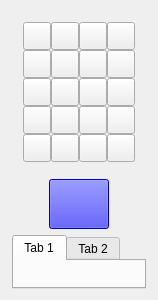
<?xml version="1.0" encoding="UTF-8"?>
<ui version="4.0">
 <class>QTToolsWidget</class>
 <widget class="QWidget" name="QTToolsWidget">
  <property name="geometry">
   <rect>
    <x>0</x>
    <y>0</y>
    <width>152</width>
    <height>300</height>
   </rect>
  </property>
  <property name="windowTitle">
   <string>QTToolsWidget</string>
  </property>
  <layout class="QHBoxLayout" name="horizontalLayout_3">
   <item>
    <layout class="QVBoxLayout" name="verticalLayout_4">
     <property name="sizeConstraint">
      <enum>QLayout::SetNoConstraint</enum>
     </property>
     <property name="leftMargin">
      <number>1</number>
     </property>
     <property name="rightMargin">
      <number>1</number>
     </property>
     <item alignment="Qt::AlignHCenter|Qt::AlignVCenter">
      <widget class="QWidget" name="widget" native="true">
       <layout class="QHBoxLayout" name="horizontalLayout">
        <item>
         <layout class="QGridLayout" name="gridLayout">
          <property name="spacing">
           <number>0</number>
          </property>
          <item row="3" column="0">
           <widget class="QPushButton" name="pushButton_13">
            <property name="minimumSize">
             <size>
              <width>28</width>
              <height>28</height>
             </size>
            </property>
            <property name="maximumSize">
             <size>
              <width>32</width>
              <height>32</height>
             </size>
            </property>
            <property name="text">
             <string/>
            </property>
            <property name="checkable">
             <bool>true</bool>
            </property>
            <property name="autoExclusive">
             <bool>true</bool>
            </property>
            <attribute name="buttonGroup">
             <string notr="true">buttonGroup</string>
            </attribute>
           </widget>
          </item>
          <item row="4" column="1">
           <widget class="QPushButton" name="pushButton_18">
            <property name="minimumSize">
             <size>
              <width>28</width>
              <height>28</height>
             </size>
            </property>
            <property name="maximumSize">
             <size>
              <width>32</width>
              <height>32</height>
             </size>
            </property>
            <property name="text">
             <string/>
            </property>
            <property name="checkable">
             <bool>true</bool>
            </property>
            <property name="autoExclusive">
             <bool>true</bool>
            </property>
            <attribute name="buttonGroup">
             <string notr="true">buttonGroup</string>
            </attribute>
           </widget>
          </item>
          <item row="2" column="3">
           <widget class="QPushButton" name="pushButton_12">
            <property name="minimumSize">
             <size>
              <width>28</width>
              <height>28</height>
             </size>
            </property>
            <property name="maximumSize">
             <size>
              <width>32</width>
              <height>32</height>
             </size>
            </property>
            <property name="text">
             <string/>
            </property>
            <property name="checkable">
             <bool>true</bool>
            </property>
            <property name="autoExclusive">
             <bool>true</bool>
            </property>
            <attribute name="buttonGroup">
             <string notr="true">buttonGroup</string>
            </attribute>
           </widget>
          </item>
          <item row="2" column="2">
           <widget class="QPushButton" name="pushButton_11">
            <property name="minimumSize">
             <size>
              <width>28</width>
              <height>28</height>
             </size>
            </property>
            <property name="maximumSize">
             <size>
              <width>32</width>
              <height>32</height>
             </size>
            </property>
            <property name="text">
             <string/>
            </property>
            <property name="checkable">
             <bool>true</bool>
            </property>
            <property name="autoExclusive">
             <bool>true</bool>
            </property>
            <attribute name="buttonGroup">
             <string notr="true">buttonGroup</string>
            </attribute>
           </widget>
          </item>
          <item row="2" column="1">
           <widget class="QPushButton" name="pushButton_10">
            <property name="minimumSize">
             <size>
              <width>28</width>
              <height>28</height>
             </size>
            </property>
            <property name="maximumSize">
             <size>
              <width>32</width>
              <height>32</height>
             </size>
            </property>
            <property name="text">
             <string/>
            </property>
            <property name="checkable">
             <bool>true</bool>
            </property>
            <property name="autoExclusive">
             <bool>true</bool>
            </property>
            <attribute name="buttonGroup">
             <string notr="true">buttonGroup</string>
            </attribute>
           </widget>
          </item>
          <item row="2" column="0">
           <widget class="QPushButton" name="pushButton_9">
            <property name="minimumSize">
             <size>
              <width>28</width>
              <height>28</height>
             </size>
            </property>
            <property name="maximumSize">
             <size>
              <width>32</width>
              <height>32</height>
             </size>
            </property>
            <property name="text">
             <string/>
            </property>
            <property name="checkable">
             <bool>true</bool>
            </property>
            <property name="autoExclusive">
             <bool>true</bool>
            </property>
            <attribute name="buttonGroup">
             <string notr="true">buttonGroup</string>
            </attribute>
           </widget>
          </item>
          <item row="1" column="3">
           <widget class="QPushButton" name="pipette">
            <property name="minimumSize">
             <size>
              <width>28</width>
              <height>28</height>
             </size>
            </property>
            <property name="maximumSize">
             <size>
              <width>32</width>
              <height>32</height>
             </size>
            </property>
            <property name="text">
             <string/>
            </property>
            <property name="icon">
             <iconset resource="../../applications/TexturePainter/TexturePainter.qrc">
              <normaloff>:/Resources/pipette2.png</normaloff>:/Resources/pipette2.png</iconset>
            </property>
            <property name="checkable">
             <bool>true</bool>
            </property>
            <property name="autoExclusive">
             <bool>true</bool>
            </property>
            <attribute name="buttonGroup">
             <string notr="true">buttonGroup</string>
            </attribute>
           </widget>
          </item>
          <item row="1" column="2">
           <widget class="QPushButton" name="magicalselection">
            <property name="enabled">
             <bool>true</bool>
            </property>
            <property name="sizePolicy">
             <sizepolicy hsizetype="Minimum" vsizetype="Minimum">
              <horstretch>0</horstretch>
              <verstretch>0</verstretch>
             </sizepolicy>
            </property>
            <property name="minimumSize">
             <size>
              <width>28</width>
              <height>28</height>
             </size>
            </property>
            <property name="maximumSize">
             <size>
              <width>32</width>
              <height>32</height>
             </size>
            </property>
            <property name="baseSize">
             <size>
              <width>28</width>
              <height>28</height>
             </size>
            </property>
            <property name="text">
             <string/>
            </property>
            <property name="icon">
             <iconset resource="../../applications/TexturePainter/TexturePainter.qrc">
              <normaloff>:/Resources/magicselection.png</normaloff>:/Resources/magicselection.png</iconset>
            </property>
            <property name="checkable">
             <bool>true</bool>
            </property>
            <property name="autoExclusive">
             <bool>true</bool>
            </property>
            <attribute name="buttonGroup">
             <string notr="true">buttonGroup</string>
            </attribute>
           </widget>
          </item>
          <item row="1" column="1">
           <widget class="QPushButton" name="pen">
            <property name="sizePolicy">
             <sizepolicy hsizetype="Minimum" vsizetype="Minimum">
              <horstretch>0</horstretch>
              <verstretch>0</verstretch>
             </sizepolicy>
            </property>
            <property name="minimumSize">
             <size>
              <width>28</width>
              <height>28</height>
             </size>
            </property>
            <property name="maximumSize">
             <size>
              <width>32</width>
              <height>32</height>
             </size>
            </property>
            <property name="text">
             <string/>
            </property>
            <property name="icon">
             <iconset resource="../../applications/TexturePainter/TexturePainter.qrc">
              <normaloff>:/Resources/brush.png</normaloff>:/Resources/brush.png</iconset>
            </property>
            <property name="checkable">
             <bool>true</bool>
            </property>
            <property name="autoExclusive">
             <bool>true</bool>
            </property>
            <attribute name="buttonGroup">
             <string notr="true">buttonGroup</string>
            </attribute>
           </widget>
          </item>
          <item row="1" column="0">
           <widget class="QPushButton" name="pencil">
            <property name="sizePolicy">
             <sizepolicy hsizetype="Minimum" vsizetype="Minimum">
              <horstretch>0</horstretch>
              <verstretch>0</verstretch>
             </sizepolicy>
            </property>
            <property name="minimumSize">
             <size>
              <width>28</width>
              <height>28</height>
             </size>
            </property>
            <property name="maximumSize">
             <size>
              <width>32</width>
              <height>32</height>
             </size>
            </property>
            <property name="text">
             <string/>
            </property>
            <property name="icon">
             <iconset resource="../../applications/TexturePainter/TexturePainter.qrc">
              <normaloff>:/Resources/pencil.png</normaloff>:/Resources/pencil.png</iconset>
            </property>
            <property name="checkable">
             <bool>true</bool>
            </property>
            <property name="autoExclusive">
             <bool>true</bool>
            </property>
            <attribute name="buttonGroup">
             <string notr="true">buttonGroup</string>
            </attribute>
           </widget>
          </item>
          <item row="0" column="3">
           <widget class="QPushButton" name="pushButton_5">
            <property name="minimumSize">
             <size>
              <width>28</width>
              <height>28</height>
             </size>
            </property>
            <property name="maximumSize">
             <size>
              <width>32</width>
              <height>32</height>
             </size>
            </property>
            <property name="text">
             <string/>
            </property>
            <property name="icon">
             <iconset resource="../../applications/TexturePainter/TexturePainter.qrc">
              <normaloff>:/Resources/brush2.png</normaloff>:/Resources/brush2.png</iconset>
            </property>
            <property name="checkable">
             <bool>true</bool>
            </property>
            <property name="autoExclusive">
             <bool>true</bool>
            </property>
            <attribute name="buttonGroup">
             <string notr="true">buttonGroup</string>
            </attribute>
           </widget>
          </item>
          <item row="0" column="2">
           <widget class="QPushButton" name="pushButton_8">
            <property name="minimumSize">
             <size>
              <width>28</width>
              <height>28</height>
             </size>
            </property>
            <property name="maximumSize">
             <size>
              <width>32</width>
              <height>32</height>
             </size>
            </property>
            <property name="text">
             <string/>
            </property>
            <property name="checkable">
             <bool>true</bool>
            </property>
            <property name="autoExclusive">
             <bool>true</bool>
            </property>
            <attribute name="buttonGroup">
             <string notr="true">buttonGroup</string>
            </attribute>
           </widget>
          </item>
          <item row="0" column="1">
           <widget class="QPushButton" name="pushButton_7">
            <property name="minimumSize">
             <size>
              <width>28</width>
              <height>28</height>
             </size>
            </property>
            <property name="maximumSize">
             <size>
              <width>32</width>
              <height>32</height>
             </size>
            </property>
            <property name="text">
             <string/>
            </property>
            <property name="checkable">
             <bool>true</bool>
            </property>
            <property name="autoExclusive">
             <bool>true</bool>
            </property>
            <attribute name="buttonGroup">
             <string notr="true">buttonGroup</string>
            </attribute>
           </widget>
          </item>
          <item row="0" column="0">
           <widget class="QPushButton" name="move">
            <property name="minimumSize">
             <size>
              <width>28</width>
              <height>28</height>
             </size>
            </property>
            <property name="maximumSize">
             <size>
              <width>32</width>
              <height>32</height>
             </size>
            </property>
            <property name="text">
             <string/>
            </property>
            <property name="icon">
             <iconset resource="../../applications/TexturePainter/TexturePainter.qrc">
              <normaloff>:/Resources/move.png</normaloff>:/Resources/move.png</iconset>
            </property>
            <property name="checkable">
             <bool>true</bool>
            </property>
            <property name="autoExclusive">
             <bool>true</bool>
            </property>
            <attribute name="buttonGroup">
             <string notr="true">buttonGroup</string>
            </attribute>
           </widget>
          </item>
          <item row="3" column="3">
           <widget class="QPushButton" name="pushButton_16">
            <property name="minimumSize">
             <size>
              <width>28</width>
              <height>28</height>
             </size>
            </property>
            <property name="maximumSize">
             <size>
              <width>32</width>
              <height>32</height>
             </size>
            </property>
            <property name="text">
             <string/>
            </property>
            <property name="checkable">
             <bool>true</bool>
            </property>
            <property name="autoExclusive">
             <bool>true</bool>
            </property>
            <attribute name="buttonGroup">
             <string notr="true">buttonGroup</string>
            </attribute>
           </widget>
          </item>
          <item row="3" column="2">
           <widget class="QPushButton" name="pushButton_15">
            <property name="minimumSize">
             <size>
              <width>28</width>
              <height>28</height>
             </size>
            </property>
            <property name="maximumSize">
             <size>
              <width>32</width>
              <height>32</height>
             </size>
            </property>
            <property name="text">
             <string/>
            </property>
            <property name="checkable">
             <bool>true</bool>
            </property>
            <property name="autoExclusive">
             <bool>true</bool>
            </property>
            <attribute name="buttonGroup">
             <string notr="true">buttonGroup</string>
            </attribute>
           </widget>
          </item>
          <item row="3" column="1">
           <widget class="QPushButton" name="pushButton_14">
            <property name="minimumSize">
             <size>
              <width>28</width>
              <height>28</height>
             </size>
            </property>
            <property name="maximumSize">
             <size>
              <width>32</width>
              <height>32</height>
             </size>
            </property>
            <property name="text">
             <string/>
            </property>
            <property name="checkable">
             <bool>true</bool>
            </property>
            <property name="autoExclusive">
             <bool>true</bool>
            </property>
            <attribute name="buttonGroup">
             <string notr="true">buttonGroup</string>
            </attribute>
           </widget>
          </item>
          <item row="4" column="0">
           <widget class="QPushButton" name="pushButton_17">
            <property name="minimumSize">
             <size>
              <width>28</width>
              <height>28</height>
             </size>
            </property>
            <property name="maximumSize">
             <size>
              <width>32</width>
              <height>32</height>
             </size>
            </property>
            <property name="text">
             <string/>
            </property>
            <property name="checkable">
             <bool>true</bool>
            </property>
            <property name="autoExclusive">
             <bool>true</bool>
            </property>
            <attribute name="buttonGroup">
             <string notr="true">buttonGroup</string>
            </attribute>
           </widget>
          </item>
          <item row="4" column="2">
           <widget class="QPushButton" name="pushButton_19">
            <property name="minimumSize">
             <size>
              <width>28</width>
              <height>28</height>
             </size>
            </property>
            <property name="maximumSize">
             <size>
              <width>32</width>
              <height>32</height>
             </size>
            </property>
            <property name="text">
             <string/>
            </property>
            <property name="checkable">
             <bool>true</bool>
            </property>
            <property name="autoExclusive">
             <bool>true</bool>
            </property>
            <attribute name="buttonGroup">
             <string notr="true">buttonGroup</string>
            </attribute>
           </widget>
          </item>
          <item row="4" column="3">
           <widget class="QPushButton" name="pushButton_20">
            <property name="minimumSize">
             <size>
              <width>28</width>
              <height>28</height>
             </size>
            </property>
            <property name="maximumSize">
             <size>
              <width>32</width>
              <height>32</height>
             </size>
            </property>
            <property name="text">
             <string/>
            </property>
            <property name="checkable">
             <bool>true</bool>
            </property>
            <property name="autoExclusive">
             <bool>true</bool>
            </property>
            <attribute name="buttonGroup">
             <string notr="true">buttonGroup</string>
            </attribute>
           </widget>
          </item>
         </layout>
        </item>
       </layout>
      </widget>
     </item>
     <item>
      <layout class="QHBoxLayout" name="horizontalLayout_2">
       <item>
        <widget class="QPushButton" name="colorButton">
         <property name="minimumSize">
          <size>
           <width>50</width>
           <height>50</height>
          </size>
         </property>
         <property name="maximumSize">
          <size>
           <width>60</width>
           <height>60</height>
          </size>
         </property>
         <property name="autoFillBackground">
          <bool>false</bool>
         </property>
         <property name="styleSheet">
          <string notr="true">background-color: rgb(0, 0, 255);</string>
         </property>
         <property name="text">
          <string/>
         </property>
         <property name="default">
          <bool>false</bool>
         </property>
         <property name="flat">
          <bool>false</bool>
         </property>
        </widget>
       </item>
      </layout>
     </item>
     <item>
      <widget class="QTabWidget" name="tabWidget">
       <widget class="QWidget" name="tab">
        <attribute name="title">
         <string>Tab 1</string>
        </attribute>
       </widget>
       <widget class="QWidget" name="tab_2">
        <attribute name="title">
         <string>Tab 2</string>
        </attribute>
       </widget>
      </widget>
     </item>
    </layout>
   </item>
  </layout>
 </widget>
 <layoutdefault spacing="6" margin="11"/>
 <resources>
  <include location="../../applications/TexturePainter/TexturePainter.qrc"/>
 </resources>
 <connections>
  <connection>
   <sender>buttonGroup</sender>
   <signal>buttonClicked(QAbstractButton*)</signal>
   <receiver>QTToolsWidget</receiver>
   <slot>toolsButton_onclick(QAbstractButton*)</slot>
   <hints>
    <hint type="sourcelabel">
     <x>-1</x>
     <y>-1</y>
    </hint>
    <hint type="destinationlabel">
     <x>75</x>
     <y>149</y>
    </hint>
   </hints>
  </connection>
  <connection>
   <sender>colorButton</sender>
   <signal>clicked()</signal>
   <receiver>QTToolsWidget</receiver>
   <slot>colorButton_onclick()</slot>
   <hints>
    <hint type="sourcelabel">
     <x>75</x>
     <y>201</y>
    </hint>
    <hint type="destinationlabel">
     <x>75</x>
     <y>149</y>
    </hint>
   </hints>
  </connection>
 </connections>
 <slots>
  <slot>toolsButton_onclick(QAbstractButton*)</slot>
  <slot>colorButton_onclick()</slot>
 </slots>
 <buttongroups>
  <buttongroup name="buttonGroup"/>
 </buttongroups>
</ui>
